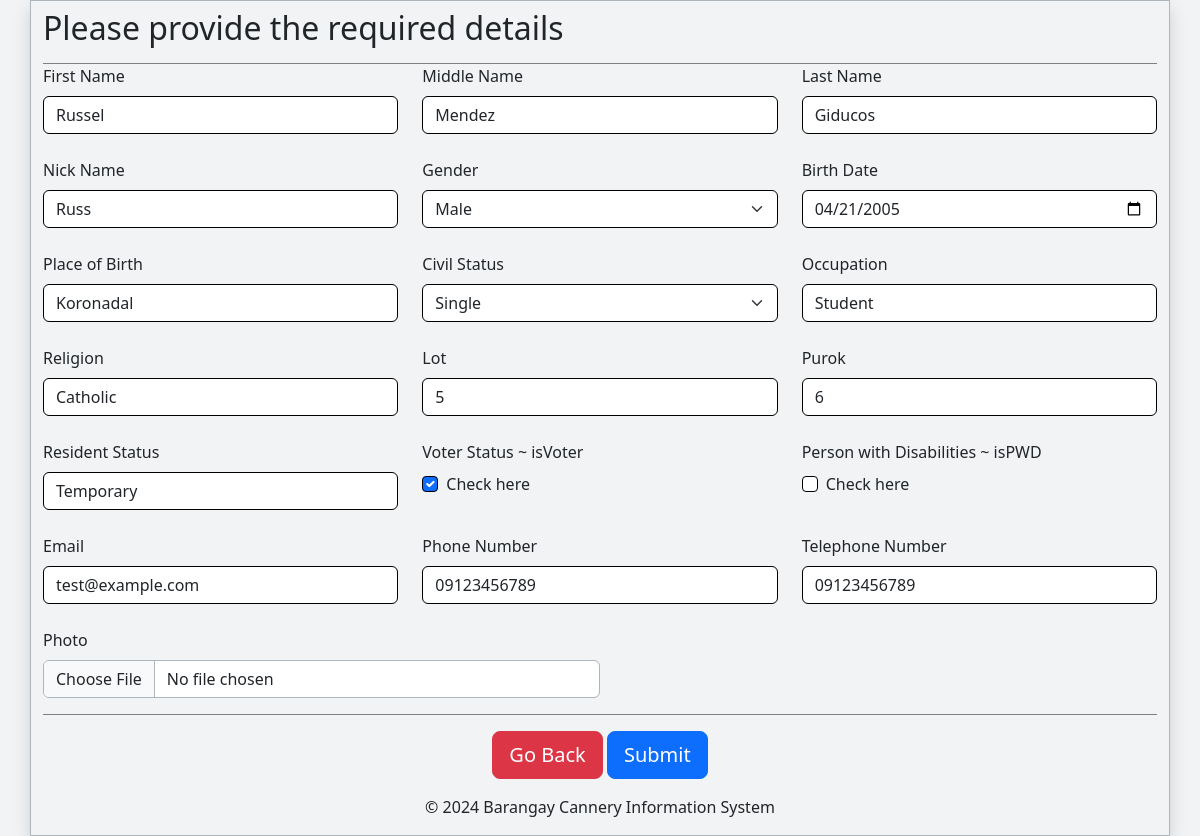
/update_res.php?id=5, run on the app's committed database.
### tables this page shows
CREATE TABLE `residents` (
  `id` int(11) NOT NULL,
  `first_name` varchar(30) DEFAULT NULL,
  `middle_name` varchar(30) DEFAULT NULL,
  `last_name` varchar(30) DEFAULT NULL,
  `nick_name` varchar(30) DEFAULT NULL,
  `gender` varchar(30) DEFAULT NULL,
  `birth_date` date DEFAULT NULL,
  `place_of_birth` varchar(100) DEFAULT NULL,
  `civil_status` varchar(30) DEFAULT NULL,
  `occupation` varchar(50) DEFAULT NULL,
  `religion` varchar(30) DEFAULT NULL,
  `lot` varchar(20) DEFAULT NULL,
  `purok` varchar(20) DEFAULT NULL,
  `resident_status` varchar(20) DEFAULT NULL,
  `voter_status` varchar(10) DEFAULT NULL,
  `PWD` tinyint(1) DEFAULT NULL,
  `email` varchar(50) DEFAULT NULL,
  `phone_number` varchar(20) DEFAULT NULL,
  `telephone` varchar(20) DEFAULT NULL,
  `photo_path` varchar(255) DEFAULT NULL
);

### update_res.php (the view, shortened to what this page needs)
<?php require 'includes/connection.php' ?>
<?php
$id = isset($_GET['id']) ? $_GET['id'] : null;
$sql = "SELECT * FROM residents WHERE id= $id";
$result = $conn->query($sql);
$row = $result->fetch_assoc();
?>
<!DOCTYPE html>
<html lang="en">
<head>
</head>
<body>
  <div
    class="border shadow border-1 d-flex align-items-center justify-content-center flex-column border-dark-subtle min-vh-100 container-md">
    <form action="" method="post" class="w-100" enctype="multipart/form-data">
      <div class="py-2 mx-auto" style="border-bottom: 1px solid gray;">
        <h2>Please provide the required details</h2>
      </div>
      <div class="row">
        <div class="mb-4 col-md-4">
          <label for="first_name" class="form-label">First Name</label>
          <input type="text" class="form-control" name="first_name" id="first_name" placeholder="" required="true"
            value="<?php echo $row['first_name']; ?>" />
        </div>
        <div class="mb-4 col-md-4">
          <label for="middle_name" class="form-label">Middle Name</label>
          <input type="text" class="form-control" name="middle_name" id="middle_name" placeholder="" required="true"
            value="<?php echo $row['middle_name']; ?>" />
        </div>
        <div class="mb-4 col-md-4">
          <label for="last_name" class="form-label">Last Name</label>
          <input type="text" class="form-control" name="last_name" id="last_name" placeholder="" required="true"
            value="<?php echo $row['last_name']; ?>" />
        </div>
        <div class="mb-4 col-md-4">
          <label for="nick_name" class="form-label">Nick Name</label>
          <input type="text" class="form-control" name="nick_name" id="nick_name" placeholder="" required="true"
            value="<?php echo $row['nick_name']; ?>" />
        </div>
        <div class="mb-4 col-md-4">
          <label for="gender" class="form-label">Gender</label>
          <select class="form-select form-select" name="gender" id="gender">
            <?php
            if ($row['gender'] === "Male") {
              echo '<option value="Male" selected>Male</option>
            <option value="Female">Female</option>';
            } else {
              echo '<option value="Male" >Male</option>
                <option value="Female" selected>Female</option>';
            }
            ?>
          </select>
        </div>
        <div class="mb-4 col-md-4">
          <label for="birth_date" class="form-label">Birth Date</label>
          <input type="date" class="form-control" name="birth_date" id="birth_date" placeholder="" required="true"
            value="<?php echo $row['birth_date']; ?>" />
        </div>
        <div class="mb-4 col-md-4">
          <label for="place_of_birth" class="form-label">Place of Birth</label>
          <input type="text" class="form-control" name="place_of_birth" id="place_of_birth" placeholder=""
            required="true" value="<?php echo $row['place_of_birth']; ?>" />
        </div>
        <div class="mb-4 col-md-4">
          <label for="civil_status" class="form-label">Civil Status</label>
          <select class="form-select form-select" name="civil_status" id="civil_status">
            <option selected value="Single">Single</option>
          </select>
        </div>
        <div class="mb-4 col-md-4">
          <label for="occupation" class="form-label">Occupation</label>
          <input type="text" class="form-control" name="occupation" id="occupation" placeholder="" required="true"
            value="<?php echo $row['occupation']; ?>" />
        </div>
        <div class="mb-4 col-md-4">
          <label for="religion" class="form-label">Religion</label>
          <input type="text" class="form-control" name="religion" id="religion" placeholder="" required="true"
            value="<?php echo $row['religion']; ?>" />
        </div>
        <div class="mb-4 col-md-4">
          <label for="lot" class="form-label">Lot</label>
          <input type="text" class="form-control" name="lot" id="lot" placeholder="" required="true"
            value="<?php echo $row['lot']; ?>" />
        </div>
        <div class="mb-4 col-md-4">
          <label for="purok" class="form-label">Purok</label>
          <input type="text" class="form-control" name="purok" id="purok" placeholder="" required="true"
            value="<?php echo $row['purok']; ?>" />
        </div>
        <div class="mb-4 col-md-4">
          <label for="resident_status" class="form-label">Resident Status</label>
          <input type="text" class="form-control" name="resident_status" id="resident_status" placeholder=""
            required="true" value="<?php echo $row['resident_status']; ?>" s />
        </div>
        <div class="mb-4 col-md-4">
          <label for="isVoter" class="form-label">Voter Status ~ isVoter</label>
          <div class="form-check">
            <?php
            if ($row['voter_status'] == 1) {
              echo ' <input class="form-check-input" type="checkbox" value="1" name="isVoter" id="isVoter" checked/>';
            } else {
              echo '<input class="form-check-input" type="checkbox" value="1" name="isVoter" id="isVoter" />';
            }
            ?>
            <label class="form-check-label" for="isVoter"> Check here </label>
          </div>
        </div>
        <div class="mb-4 col-md-4">
          <label for="PWD" class="form-label">Person with Disabilities ~ isPWD</label>
          <div class="form-check">
            <?php
            if ($row['PWD'] == 1) {
              echo ' <input class="form-check-input" type="checkbox" name="isPWD" value="1" id="PWD" checked/>';
            } else {
              echo ' <input class="form-check-input" type="checkbox" name="isPWD" value="1" id="PWD" />';
            }
            ?>
            <label class="form-check-label" for="PWD"> Check here </label>
          </div>
        </div>
        <div class="mb-4 col-md-4">
          <label for="email" class="form-label">Email</label>
          <input type="email" class="form-control" name="email" id="email" placeholder="" required="true"
            value="<?php echo $row['email']; ?>" />
        </div>
        <div class="mb-4 col-md-4">
          <label for="phone_number" class="form-label">Phone Number</label>
          <input type="text" class="form-control" id="phone_number" name="phone_number"
            value="<?php echo $row['phone_number']; ?>" required="true" onkeypress="return /[0-9]/i.test(event.key)"
            pattern="[0-9]+">
        </div>
        <div class="mb-4 col-md-4">
          <label for="telephone_number" class="form-label">Telephone Number</label>
          <input type="text" class="form-control" name="telephone_number" id="telephone_number"
            value="<?php echo $row['telephone']; ?>" required="true" onkeypress="return /[0-9]/i.test(event.key)"
            pattern="[0-9]+" />
        </div>
      </div>
      <div class="col-12 col-md-6">
        <label for="photo" class="form-label">Photo</label>
        <input class="form-control border-dark-subtle mb-3" accept="image/*" type="file" name="photo" id="photo">
      </div>
      <div class="text-center pt-3" style="border-top: 1px solid gray">
        <a href="manage_res.php" class="btn btn-lg btn-danger">Go Back</a>
        <button type="submit" class="btn btn-lg btn-primary">
          Submit
        </button>
      </div>
    </form>
    <div class="text-center">
      <p>&copy; 2024 Barangay Cannery Information System</p>
    </div>
  </div>
</body>
</html>

### includes/connection.php (style rules this page uses)
body { background: #F2F3F4 !important }

### update_res.php (style rules this page uses)
body { min-height: 100svh; }
div label { font-weight: 500 !important; }
input, select { border: 1px solid black !important; }

### data on the page
residents: first_name "Russel", middle_name "Mendez", last_name "Giducos", nick_name "Russ", gender "Male", birth_date "04/21/2005", place_of_birth "Koronadal", occupation "Student", religion "Catholic", lot "5", purok "6", resident_status "Temporary", email "test@example.com", phone_number "09123456789", telephone_number "09123456789"
